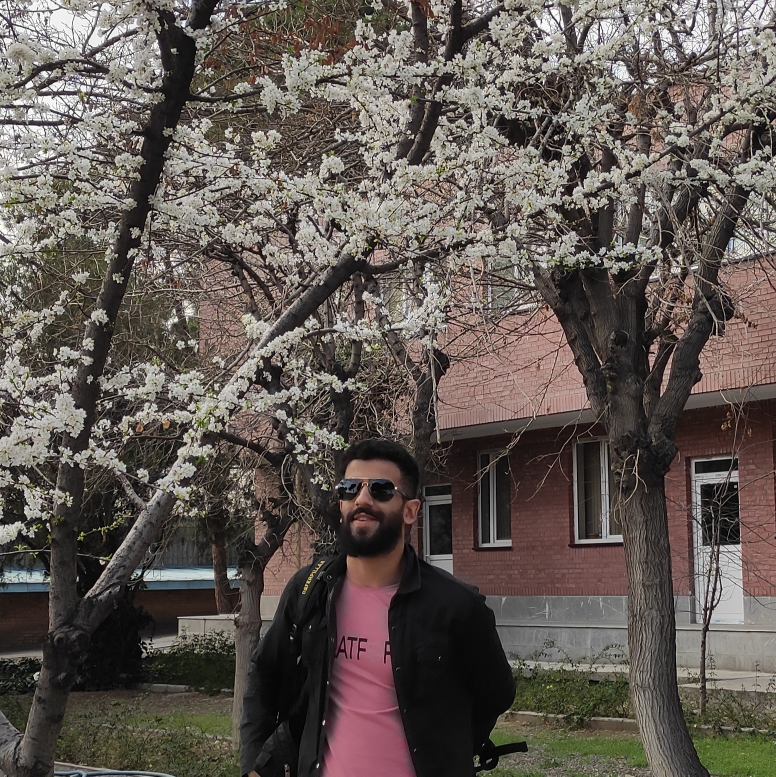
%> input picture project1/images/farzan.jpg, 1552 x 1553 px (shown at 1/2 size)
$ octave all_codes.m   (GNU Octave 9; MATLAB toolbox functions it lacks are replaced by stand-ins)
%> lines starting %> are read from the running program, lines starting %| are printed output that depends on the picture
clc;
close all;

% STEP 2
filePath = 'E:\uni\6th term\Data transmission\project\p1\farzan.jpg';
img = imread(filePath);
%> img is the input picture: size 1553x1552x3 uint8; mean R, G, B 96.7, 88.2, 82.8
% [8 lines of commented-out code are left out]
grayImg = rgb2gray(img)
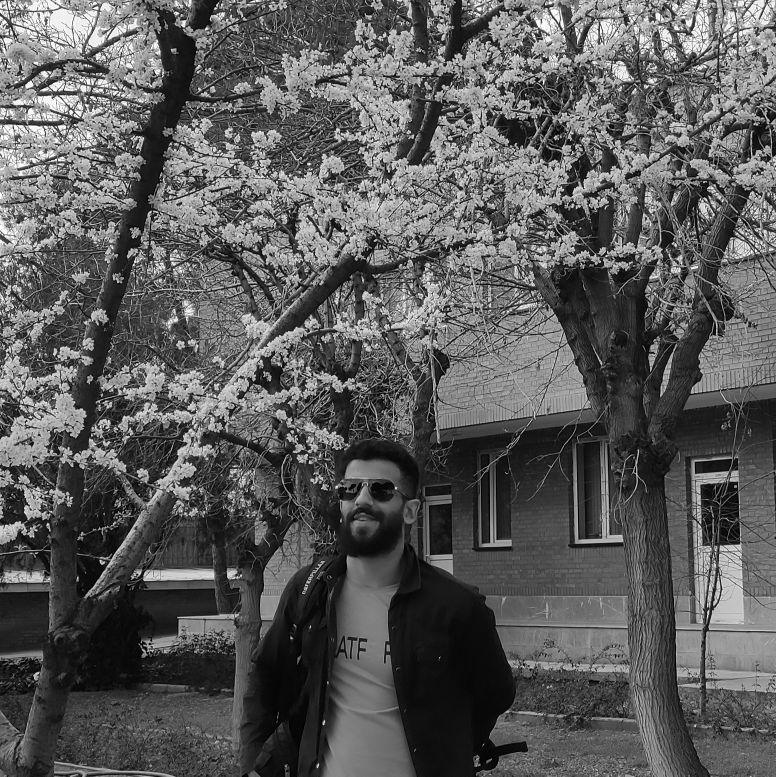
%> grayImg: size 1553x1552 uint8 (shown at 1/2 size); min 0, max 255, mean 90.1
% [7 lines of commented-out code are left out]
totalEnergy = sum(grayImg(:).^2);
%> totalEnergy = 593518031
display(totalEnergy);
%| totalEnergy = 5.9352e+08
% alternative
F = fft2(grayImg);
magImage = abs(F).^2;
energy = sum(magImage(:));
%> energy = 6.86e+16
display(energy);
%| energy = 6.8558e+16
%
ftshifted_normalized_F = fftshift(log(abs(F)));
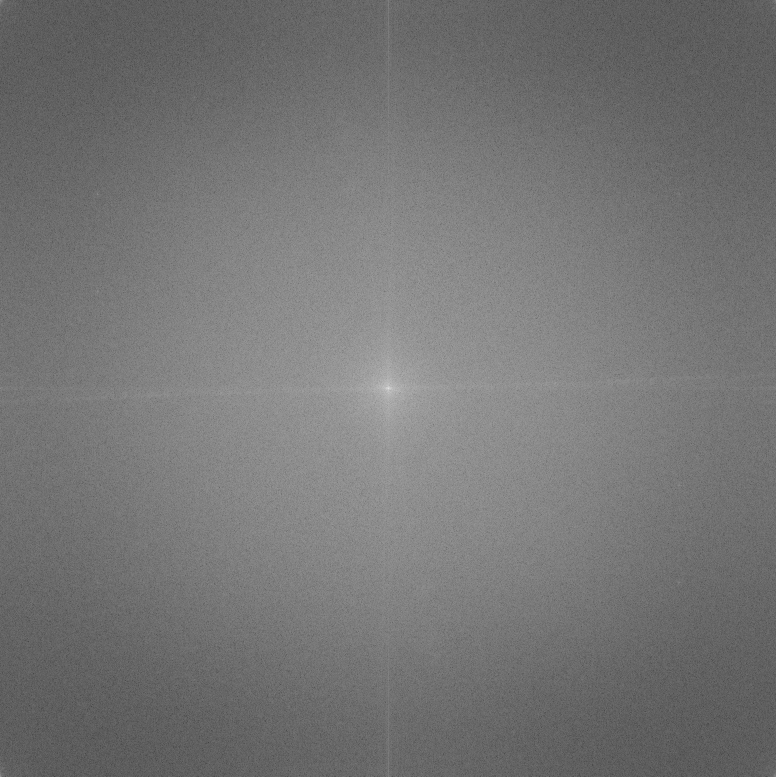
%> ftshifted_normalized_F: size 1553x1552 double (shown at 1/2 size); min 1.58, max 19.2, mean 9.69; drawn with min black and max white
% imshow(ftshifted_normalized_F, []);

% -----------------

noisedPicture = imnoise(grayImg,'gaussian');
% [6 lines of commented-out code are left out]
ft = fftshift(log(abs(fft2(grayImg)))); % log is for reducing the large difference between max and data
% figure;
% imshow(ft, []);

% --------------------

%%% 1st method %%% https://www.geeksforgeeks.org/matlab-ideal-lowpass-filter-in-image-processing/

% Saving the size of the input_image in pixels-
% M : no of rows (height of the image)
% N : no of columns (width of the image)
[M, N] = size(noisedPicture);
%> M = 1553; N = 1552

% Getting Fourier Transform of the input_image
% using MATLAB library function fft2 (2D fast fourier transform)
FT_img = fft2(double(noisedPicture));

% Assign Cut-off Frequency
% D0 = 30; % one can change this value accordingly
D0 = 270; % 120 - 150 - 250 - 300 - 350

% Designing filter
u = 0:(M-1);
%> u = 1553 values from 0 to 1552
idx = find(u>M/2);
%> idx = 776 values from 778 to 1553
u(idx) = u(idx)-M;
v = 0:(N-1);
%> v = 1552 values from 0 to 1551
idy = find(v>N/2);
%> idy = 775 values from 778 to 1552
v(idy) = v(idy)-N;

% MATLAB library function meshgrid(v, u) returns
% 2D grid which contains the coordinates of vectors
% v and u. Matrix V with each row is a copy
% of v, and matrix U with each column is a copy of u
[V, U] = meshgrid(v, u);

% Calculating Euclidean Distance
D = sqrt(U.^2+V.^2);

% Comparing with the cut-off frequency and
% determining the filtering mask
H = double(D <= D0);

% Convolution between the Fourier Transformed
% image and the mask
G = H.*FT_img;

% Getting the resultant image by Inverse Fourier Transform
% of the convoluted image using MATLAB library function
% ifft2 (2D inverse fast fourier transform)
output_image = real(ifft2(double(G)));
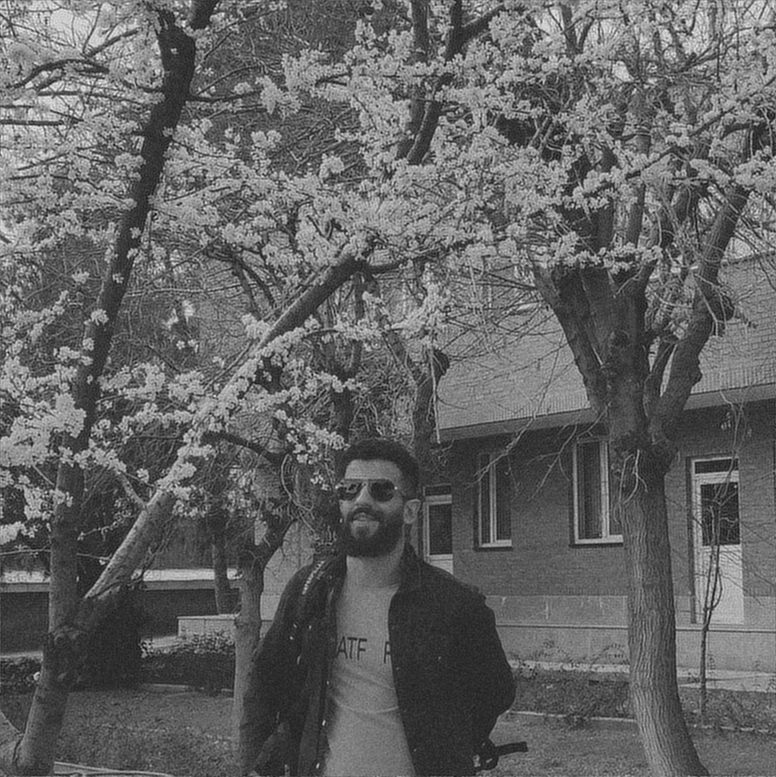
%> output_image: size 1553x1552 double (shown at 1/2 size); min -45.85, max 304.5, mean 90.8; drawn with min black and max white

% Displaying Input Image and Output Image
% subplot(2, 1, 1), imshow(noisedPicture),
% subplot(2, 1, 2), imshow(output_image, [ ]);
figure;
imshow(noisedPicture)
figure;
imshow(output_image, [ ])
imwrite(output_image, "1st.jpg")
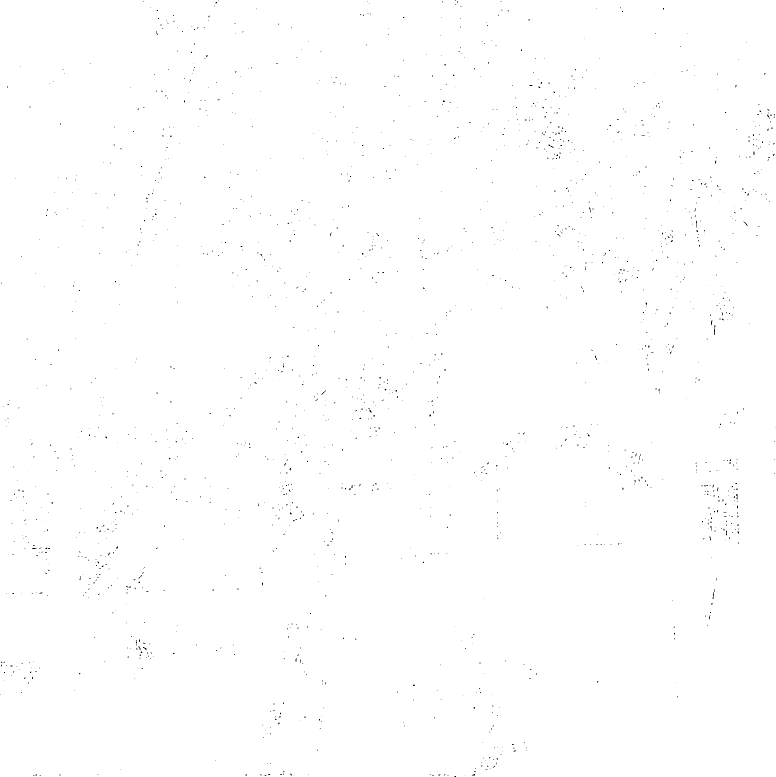
%> saved as 1st.jpg: size 1553x1552 uint8 (shown at 1/2 size); min 0, max 255, mean 254.4

% ---------------

%%% 2nd method %%% https://www.mathworks.com/help/images/ref/medfilt2.html
Kmedian = medfilt2(noisedPicture);
figure;
imshow(Kmedian);
imwrite(Kmedian, "2nd.jpg")


% -----------------
% SNR
x = im2double(grayImg);
y = im2double(abs(noisedPicture - grayImg));
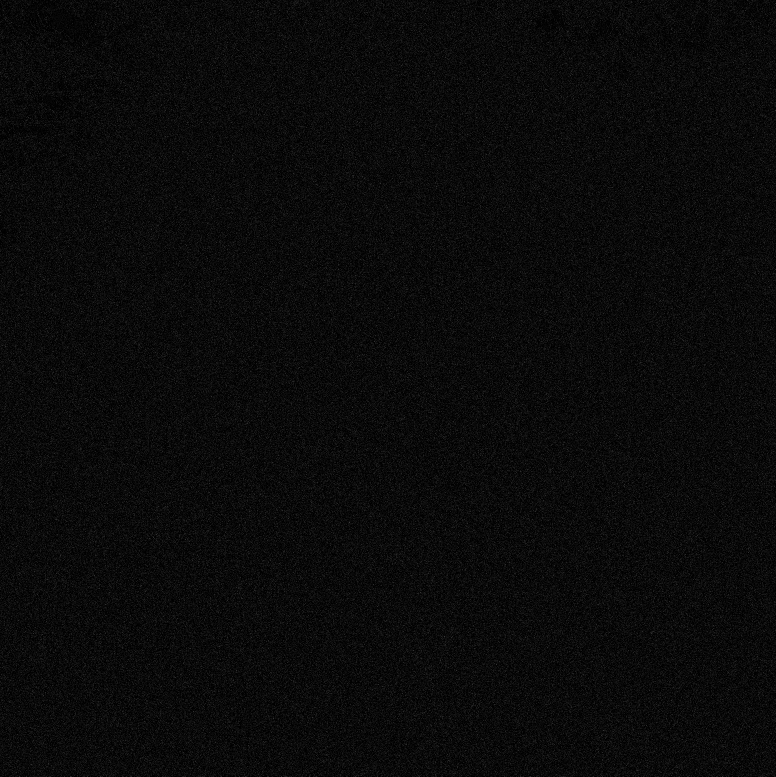
%> y: size 1553x1552 double (shown at 1/2 size); min 0, max 0.525, mean 0.0394
signalNoiseRatio = snr(x,y);
%> signalNoiseRatio = 15.69
display(signalNoiseRatio);
%| signalNoiseRatio = 15.688
% -----------------

% PEAK SNR
[peaksnr, outputSNR] = psnr(noisedPicture , grayImg);
%> peaksnr = 20.41; outputSNR = 13
fprintf('\n The Peak-SNR value is %0.4f', peaksnr );
%|  The Peak-SNR value is 20.4081
